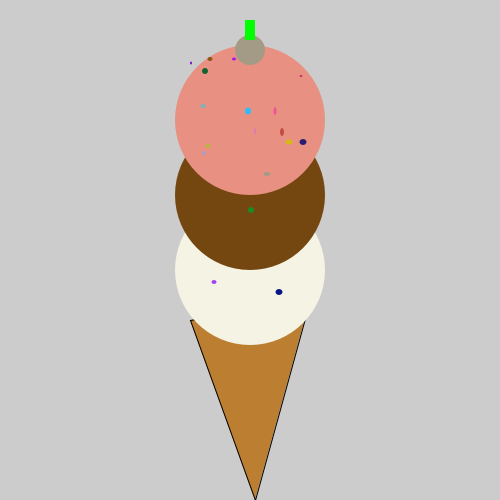
Frame 1 (no input)
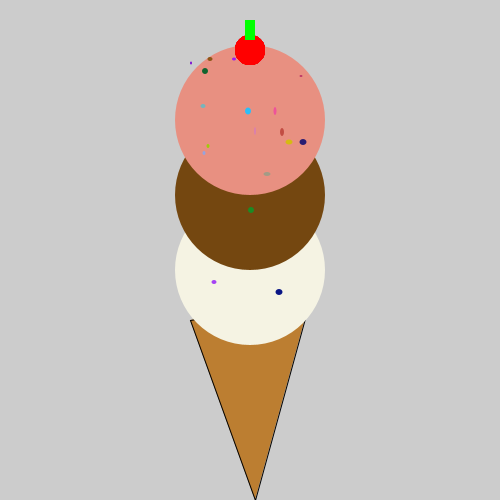
Frame 60 (the mouse pressed at the canvas centre just before this capture)
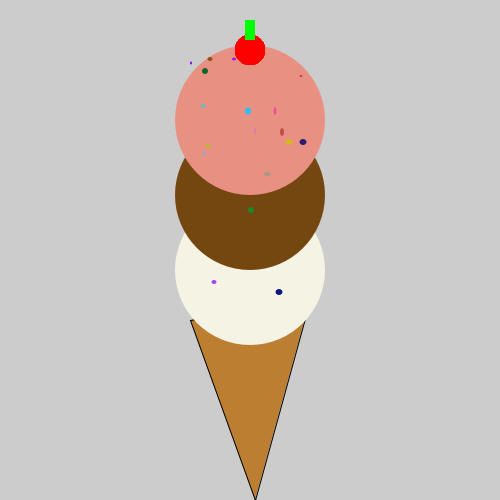
Frame 120 (the mouse held since frame 60 and released just before this capture)

The Processing sketch that drew these frames (run headless with seeded random() and noise(); from frame 60 on, the mouse is pressed at the canvas centre):

// Processing sketch: Ice_Cream_Shop
// ── Ice_Cream_Shop.pde
void setup(){
     size(500,500);
     makeIceCreamCone();
     addScoop("vanilla");
     addScoop("chocolate");
     addScoop("strawberry");
    addSprinkle(18);
}
void draw() {
   ellipse(250,50,30,30);
   fill(0,255,0);
   rect(245, 20, 10, 20);
   fill(255,0,0);
}

/******************************************************************/

//Icecream recipe
int SCOOPSIZE = 150;
int scoops = 0;
int coneY = 320;

//Don't Touch this method; Call it!!
void makeIceCreamCone(){
     //noStroke();
     fill(188,126,49);
     triangle(190,320,310,300,255,500);
}

//Don't touch this method; call it!!!
void addScoop(String flavor){
     noStroke();
     if(flavor.equalsIgnoreCase("chocolate")){
         fill(116,71,16);
     }
     else if(flavor.equalsIgnoreCase("Strawberry")){
         fill( 232 ,144,129);
     }
     else if(flavor.equalsIgnoreCase("Vanilla")){
         fill(245, 243, 227);
     } else{
         println("ERROR: We don't have the flavor "+ flavor); 
         return;
     }
     ellipse(width/2,coneY - 50 - (SCOOPSIZE*scoops)/2,SCOOPSIZE,SCOOPSIZE);
     scoops++;
}

//Don't Touch this method!!
void addSprinkle(int numberOfSprinkles){
    for(int i = 0; i<numberOfSprinkles; i++){
         fill(random(256),random(256),random(256));
         int minX = width/2-SCOOPSIZE/2 + 10;
         int maxX = SCOOPSIZE/3 +width/2 +10;
         int minY = coneY-((SCOOPSIZE)*scoops)/2-40;
         int maxY = coneY;
         int sprinkleAreaX = (int)random(minX, maxX);
         int sprinkleAreaY = (int)random(minY, maxY);
         int sprinkleWidth = (int)random(2,9);
         int sprinkleHeight = (int)random(2,9);
         ellipse(sprinkleAreaX,sprinkleAreaY,sprinkleHeight,sprinkleWidth);
     }
}
